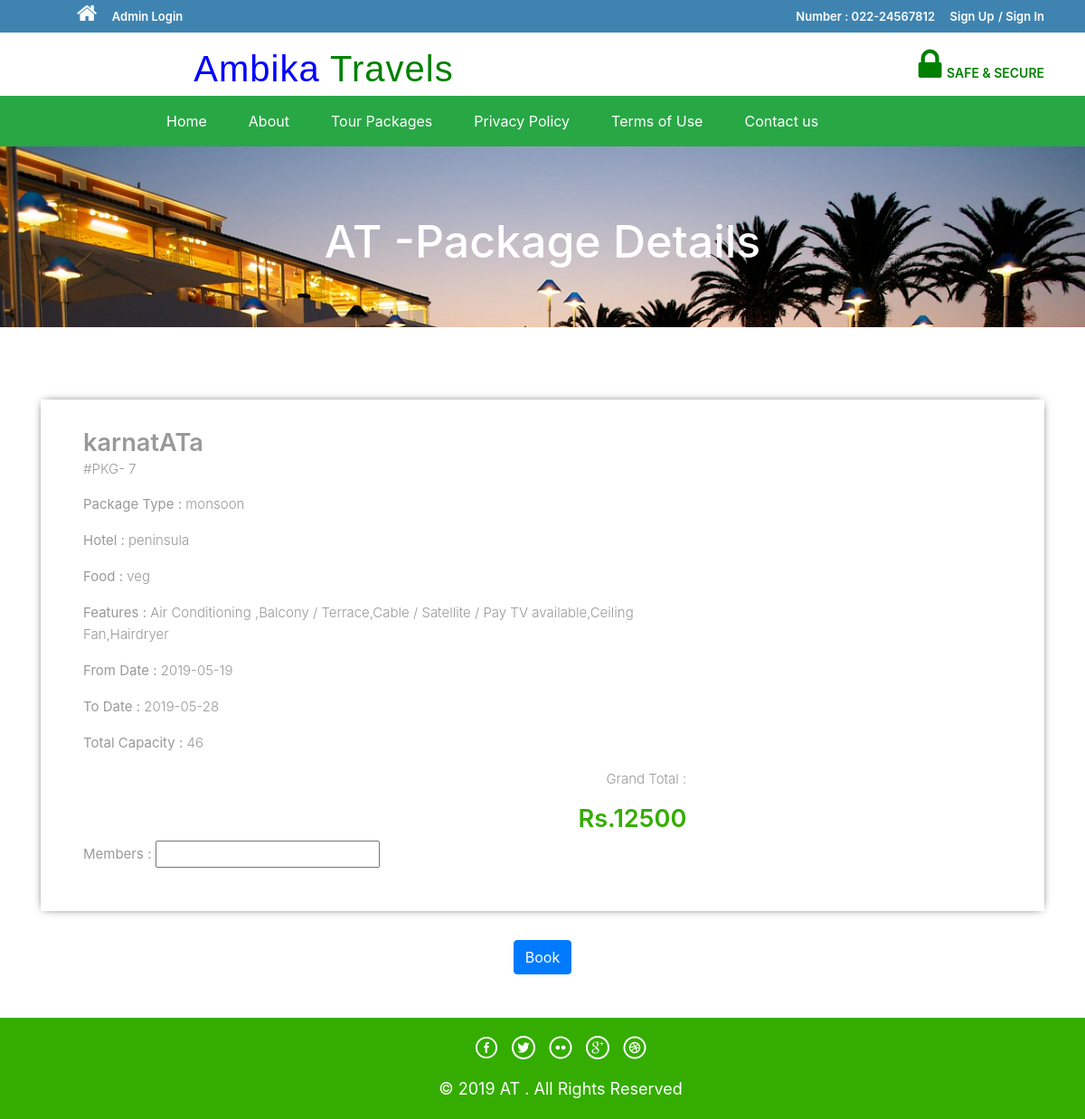
/package-details.php?tid=7, run on the app's committed database.
### tables this page shows
CREATE TABLE `tourdetails` (
  `tid` int(11) NOT NULL,
  `place` char(50) NOT NULL,
  `hotel` varchar(50) NOT NULL,
  `features` varchar(300) NOT NULL,
  `food` char(50) NOT NULL,
  `type` char(50) DEFAULT NULL,
  `cost` int(11) NOT NULL,
  `from_date` date NOT NULL,
  `to_date` date NOT NULL,
  `total_capacity` int(11) NOT NULL,
  `image` varchar(100) NOT NULL
);

### package-details.php (the view, shortened to what this page needs)
<!DOCTYPE HTML>
<html>
  <head>
  </head>
  <body>
  <?php include('includes/header.php');
  include 'includes/links.php';?>
  <div class="banner-3">
    <div class="container">
      <h1> AT -Package Details</h1>
    </div>
  </div>
  <div class="selectroom">
    <div class="container">
      <?php
      $tid = $_GET['tid'];
      $sql = "SELECT * from tourdetails where tid='$tid'";
      $query = mysqli_query($con,$sql);
      if(mysqli_num_rows($query)){
        foreach($query as $result)
        {	?>
          <form name="book" method="post">
            <div class="selectroom_top">
              <div class="col-md-8 selectroom_right">
                <h2><?php echo htmlentities($result['place']);?></h2>
                <p class="dow">#PKG-
                  <?php echo htmlentities($result['tid']);?>
                </p>
                <p><b>Package Type :</b>
                  <?php echo htmlentities($result['type']);?>
                </p>
                <p><b>Hotel :</b>
                  <?php echo htmlentities($result['hotel']);?>
                </p>
                <p><b>Food :</b>
                  <?php echo htmlentities($result['food']);?>
                </p>
                <p><b>Features :</b>
                  <?php echo htmlentities($result['features']);?>
                </p>
                <p><b>From Date :</b>
                  <?php echo htmlentities($result['from_date']);?>
                </p>
                <p><b>To Date :</b>
                  <?php echo htmlentities($result['to_date']);?>
                </p>
                <p><b>Total Capacity :</b>
                  <?php echo htmlentities($result['total_capacity']);?>
                </p>
                <div class="grand">
                  <p>Grand Total :</p>
                  <h3>Rs.<?php echo htmlentities($result['cost']);?></h3>
                </div>
                <p><b>Members :</b>
                  <input type="number" name="member">
                </p>
              </div>
            </div>
                  <?php if($_SESSION['login'])
                  {?>
                    <div class="book-button">
                      <button type="submit" name="submit2" class="btn-primary btn">Book</button>
                    </div>
                  <?php } else {?>
                    <div class="book-button">
                      <a href="#" data-toggle="modal" data-target="#modalRegisterForm2" class="btn-primary btn"> Book</a>
                    </div>
                    <?php } ?>
            </form>
          <?php }} ?>
        </div>
      </div>
      <?php include('includes/footer.php');?>
  </body>
</html>

### css/style.css (style rules this page uses)
.banner-3 { background: url(../images/6.jpg)no-repeat; background-size: cover; -webkit-background-size: cover; -o-background-size: cover; -ms-background-size: cover; -moz-background-size: cover; min-height: 200px; }
.banner-3 h1 { font-size: 50px; margin-bottom: 40px; padding: 1.5em 0 0; text-align: center; color: #fff; }
.selectroom { padding: 5em 0 3em; }
.selectroom_top { padding: 2em; box-shadow: 0px 0px 10px -4px #000; margin-bottom: 2em; }
.grand { text-align: right; }
.selectroom_right h2 { font-size: 1.7em; color: #999; font-weight: 600; margin: 0; }
.selectroom_right h3 { font-size: 1.7em; font-weight: 600; color: #34ad00; }
p.dow { font-size: 15px; color: #999; font-weight: 300; line-height: 1.8em; margin-bottom: 1em; }
.selectroom_right p { font-size: 15px; line-height: 1.6em; font-weight: 300; color: #999; }
.book-button { text-align: center; }

### data on the page
tourdetails: place "karnatATa", tid "7", type "monsoon", hotel "peninsula", food "veg", features "Air Conditioning ,Balcony / Terrace,Cable / Satellite / Pay TV available,Ceiling Fan,Hairdryer", from_date "2019-05-19", to_date "2019-05-28", total_capacity "46", cost "12500"
